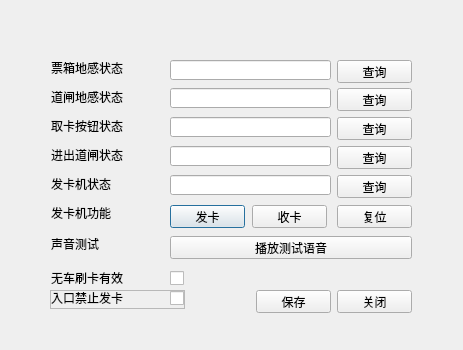
<?xml version="1.0" encoding="UTF-8"?>
<ui version="4.0">
 <class>CDlgPeripheralStatus</class>
 <widget class="QDialog" name="CDlgPeripheralStatus">
  <property name="geometry">
   <rect>
    <x>0</x>
    <y>0</y>
    <width>463</width>
    <height>350</height>
   </rect>
  </property>
  <property name="windowTitle">
   <string>%1口外设状态</string>
  </property>
  <property name="styleSheet">
   <string notr="true">background-image: url(D:/WinParkUI/debug/Image/NewIcon/CommonBG-normal.jpg);</string>
  </property>
  <widget class="QLabel" name="label">
   <property name="geometry">
    <rect>
     <x>51</x>
     <y>60</y>
     <width>81</width>
     <height>16</height>
    </rect>
   </property>
   <property name="styleSheet">
    <string notr="true">background-image:url( );</string>
   </property>
   <property name="text">
    <string>票箱地感状态</string>
   </property>
  </widget>
  <widget class="QLineEdit" name="edt1q">
   <property name="geometry">
    <rect>
     <x>170</x>
     <y>60</y>
     <width>161</width>
     <height>20</height>
    </rect>
   </property>
   <property name="styleSheet">
    <string notr="true">background-image:url( );</string>
   </property>
   <property name="readOnly">
    <bool>true</bool>
   </property>
  </widget>
  <widget class="QLineEdit" name="edt2q">
   <property name="geometry">
    <rect>
     <x>170</x>
     <y>88</y>
     <width>161</width>
     <height>20</height>
    </rect>
   </property>
   <property name="styleSheet">
    <string notr="true">background-image:url( );</string>
   </property>
   <property name="readOnly">
    <bool>true</bool>
   </property>
  </widget>
  <widget class="QLabel" name="label_2">
   <property name="geometry">
    <rect>
     <x>51</x>
     <y>89</y>
     <width>81</width>
     <height>16</height>
    </rect>
   </property>
   <property name="styleSheet">
    <string notr="true">background-image:url( );</string>
   </property>
   <property name="text">
    <string>道闸地感状态</string>
   </property>
  </widget>
  <widget class="QLineEdit" name="edt3q">
   <property name="geometry">
    <rect>
     <x>170</x>
     <y>117</y>
     <width>161</width>
     <height>20</height>
    </rect>
   </property>
   <property name="styleSheet">
    <string notr="true">background-image:url( );</string>
   </property>
   <property name="readOnly">
    <bool>true</bool>
   </property>
  </widget>
  <widget class="QLabel" name="label_3">
   <property name="geometry">
    <rect>
     <x>51</x>
     <y>118</y>
     <width>81</width>
     <height>16</height>
    </rect>
   </property>
   <property name="styleSheet">
    <string notr="true">background-image:url( );</string>
   </property>
   <property name="text">
    <string>取卡按钮状态</string>
   </property>
  </widget>
  <widget class="QLineEdit" name="edt4q">
   <property name="geometry">
    <rect>
     <x>170</x>
     <y>146</y>
     <width>161</width>
     <height>20</height>
    </rect>
   </property>
   <property name="styleSheet">
    <string notr="true">background-image:url( );</string>
   </property>
   <property name="readOnly">
    <bool>true</bool>
   </property>
  </widget>
  <widget class="QLabel" name="label_4">
   <property name="geometry">
    <rect>
     <x>51</x>
     <y>147</y>
     <width>81</width>
     <height>16</height>
    </rect>
   </property>
   <property name="styleSheet">
    <string notr="true">background-image:url( );</string>
   </property>
   <property name="text">
    <string>进出道闸状态</string>
   </property>
  </widget>
  <widget class="QLineEdit" name="edt5q">
   <property name="geometry">
    <rect>
     <x>170</x>
     <y>175</y>
     <width>161</width>
     <height>20</height>
    </rect>
   </property>
   <property name="styleSheet">
    <string notr="true">background-image:url( );</string>
   </property>
   <property name="readOnly">
    <bool>true</bool>
   </property>
  </widget>
  <widget class="QLabel" name="label_5">
   <property name="geometry">
    <rect>
     <x>51</x>
     <y>176</y>
     <width>81</width>
     <height>16</height>
    </rect>
   </property>
   <property name="styleSheet">
    <string notr="true">background-image:url( );</string>
   </property>
   <property name="text">
    <string>发卡机状态</string>
   </property>
  </widget>
  <widget class="QLabel" name="label_6">
   <property name="geometry">
    <rect>
     <x>51</x>
     <y>205</y>
     <width>81</width>
     <height>16</height>
    </rect>
   </property>
   <property name="styleSheet">
    <string notr="true">background-image:url( );</string>
   </property>
   <property name="text">
    <string>发卡机功能</string>
   </property>
  </widget>
  <widget class="QLabel" name="label_7">
   <property name="geometry">
    <rect>
     <x>51</x>
     <y>236</y>
     <width>48</width>
     <height>16</height>
    </rect>
   </property>
   <property name="styleSheet">
    <string notr="true">background-image:url( );</string>
   </property>
   <property name="text">
    <string>声音测试</string>
   </property>
  </widget>
  <widget class="QPushButton" name="btn6">
   <property name="geometry">
    <rect>
     <x>170</x>
     <y>205</y>
     <width>75</width>
     <height>23</height>
    </rect>
   </property>
   <property name="styleSheet">
    <string notr="true">background-image:url( );</string>
   </property>
   <property name="text">
    <string>发卡</string>
   </property>
  </widget>
  <widget class="QPushButton" name="btn7">
   <property name="geometry">
    <rect>
     <x>252</x>
     <y>205</y>
     <width>75</width>
     <height>23</height>
    </rect>
   </property>
   <property name="styleSheet">
    <string notr="true">background-image:url( );</string>
   </property>
   <property name="text">
    <string>收卡</string>
   </property>
  </widget>
  <widget class="QPushButton" name="btn1">
   <property name="geometry">
    <rect>
     <x>337</x>
     <y>60</y>
     <width>75</width>
     <height>23</height>
    </rect>
   </property>
   <property name="styleSheet">
    <string notr="true">background-image:url( );
border-color: rgb(255, 0, 127);</string>
   </property>
   <property name="text">
    <string>查询</string>
   </property>
  </widget>
  <widget class="QPushButton" name="btnSave">
   <property name="geometry">
    <rect>
     <x>256</x>
     <y>290</y>
     <width>75</width>
     <height>23</height>
    </rect>
   </property>
   <property name="styleSheet">
    <string notr="true">background-image:url( );</string>
   </property>
   <property name="text">
    <string>保存</string>
   </property>
  </widget>
  <widget class="QPushButton" name="btnCancel">
   <property name="geometry">
    <rect>
     <x>337</x>
     <y>290</y>
     <width>75</width>
     <height>23</height>
    </rect>
   </property>
   <property name="styleSheet">
    <string notr="true">background-image:url( );</string>
   </property>
   <property name="text">
    <string>关闭</string>
   </property>
  </widget>
  <widget class="QPushButton" name="btn9">
   <property name="geometry">
    <rect>
     <x>170</x>
     <y>236</y>
     <width>242</width>
     <height>23</height>
    </rect>
   </property>
   <property name="styleSheet">
    <string notr="true">background-image:url( );</string>
   </property>
   <property name="text">
    <string>播放测试语音</string>
   </property>
  </widget>
  <widget class="QPushButton" name="btn2">
   <property name="geometry">
    <rect>
     <x>337</x>
     <y>88</y>
     <width>75</width>
     <height>23</height>
    </rect>
   </property>
   <property name="styleSheet">
    <string notr="true">background-image:url( );</string>
   </property>
   <property name="text">
    <string>查询</string>
   </property>
  </widget>
  <widget class="QPushButton" name="btn3">
   <property name="geometry">
    <rect>
     <x>337</x>
     <y>117</y>
     <width>75</width>
     <height>23</height>
    </rect>
   </property>
   <property name="styleSheet">
    <string notr="true">background-image:url( );</string>
   </property>
   <property name="text">
    <string>查询</string>
   </property>
  </widget>
  <widget class="QPushButton" name="btn4">
   <property name="geometry">
    <rect>
     <x>337</x>
     <y>146</y>
     <width>75</width>
     <height>23</height>
    </rect>
   </property>
   <property name="styleSheet">
    <string notr="true">background-image:url( );</string>
   </property>
   <property name="text">
    <string>查询</string>
   </property>
  </widget>
  <widget class="QPushButton" name="btn5">
   <property name="geometry">
    <rect>
     <x>337</x>
     <y>175</y>
     <width>75</width>
     <height>23</height>
    </rect>
   </property>
   <property name="styleSheet">
    <string notr="true">background-image:url( );</string>
   </property>
   <property name="text">
    <string>查询</string>
   </property>
  </widget>
  <widget class="QPushButton" name="btn8">
   <property name="geometry">
    <rect>
     <x>337</x>
     <y>205</y>
     <width>75</width>
     <height>23</height>
    </rect>
   </property>
   <property name="styleSheet">
    <string notr="true">background-image:url( );</string>
   </property>
   <property name="text">
    <string>复位</string>
   </property>
  </widget>
  <widget class="QLabel" name="label_8">
   <property name="geometry">
    <rect>
     <x>51</x>
     <y>270</y>
     <width>101</width>
     <height>16</height>
    </rect>
   </property>
   <property name="styleSheet">
    <string notr="true">background-image:url( );</string>
   </property>
   <property name="text">
    <string>无车刷卡有效</string>
   </property>
  </widget>
  <widget class="QCheckBox" name="chkValided">
   <property name="geometry">
    <rect>
     <x>170</x>
     <y>270</y>
     <width>16</width>
     <height>16</height>
    </rect>
   </property>
   <property name="styleSheet">
    <string notr="true">background-image:url( );</string>
   </property>
   <property name="text">
    <string/>
   </property>
  </widget>
  <widget class="QLabel" name="lblTitle">
   <property name="geometry">
    <rect>
     <x>20</x>
     <y>5</y>
     <width>141</width>
     <height>21</height>
    </rect>
   </property>
   <property name="font">
    <font>
     <weight>75</weight>
     <bold>true</bold>
    </font>
   </property>
   <property name="styleSheet">
    <string notr="true">background-image:url(none);
color: rgb(85, 0, 0);</string>
   </property>
   <property name="text">
    <string/>
   </property>
  </widget>
  <widget class="QFrame" name="frmForbidden">
   <property name="geometry">
    <rect>
     <x>50</x>
     <y>290</y>
     <width>135</width>
     <height>19</height>
    </rect>
   </property>
   <property name="styleSheet">
    <string notr="true">background-image:url( );</string>
   </property>
   <property name="frameShape">
    <enum>QFrame::StyledPanel</enum>
   </property>
   <property name="frameShadow">
    <enum>QFrame::Raised</enum>
   </property>
   <widget class="QCheckBox" name="chkForbidden">
    <property name="geometry">
     <rect>
      <x>120</x>
      <y>0</y>
      <width>16</width>
      <height>16</height>
     </rect>
    </property>
    <property name="styleSheet">
     <string notr="true">background-image:url( );</string>
    </property>
    <property name="text">
     <string/>
    </property>
   </widget>
   <widget class="QLabel" name="label_9">
    <property name="geometry">
     <rect>
      <x>1</x>
      <y>0</y>
      <width>101</width>
      <height>16</height>
     </rect>
    </property>
    <property name="styleSheet">
     <string notr="true">background-image:url( );</string>
    </property>
    <property name="text">
     <string>入口禁止发卡</string>
    </property>
   </widget>
  </widget>
  <widget class="QLabel" name="lblClose">
   <property name="geometry">
    <rect>
     <x>423</x>
     <y>6</y>
     <width>30</width>
     <height>15</height>
    </rect>
   </property>
   <property name="text">
    <string/>
   </property>
  </widget>
 </widget>
 <resources/>
 <connections/>
</ui>
